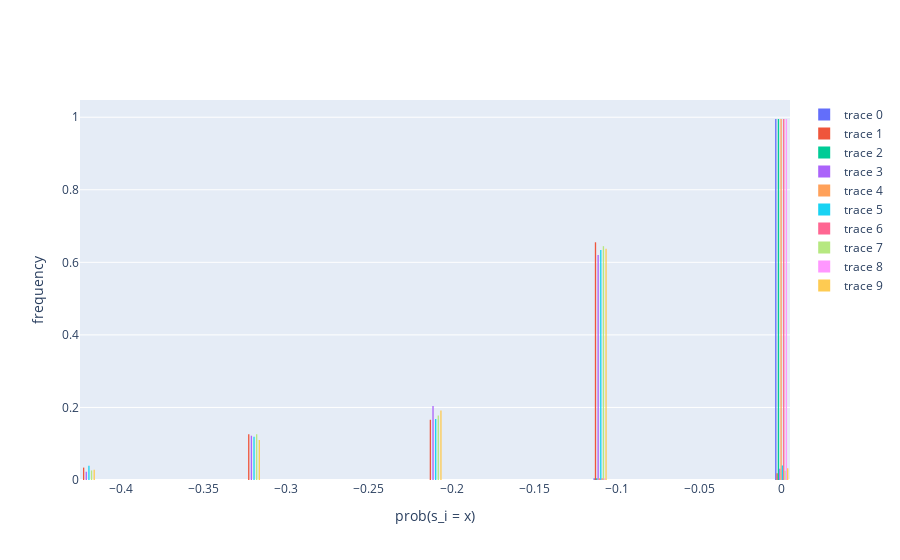

The notebook cell this image was saved under:
### Code cell
# gamma = .1
# mu    = .1

# fig = go.Figure()

# m = Pottsis(graph = g, eta = gamma, mu = mu, \
#             updateType = 'async')
# for i in range(5):
#     m.reset()
#     init_energies = m.get_energy()
#     m.simulate(200)
#     after_energies = m.get_energy()
# # fig = px.line(init_energies)

#     fig.add_trace(go.Histogram(x = init_energies, histnorm='probability'))
#     fig.add_trace(go.Histogram(x = after_energies, histnorm='probability'))
# fig.update_layout(\
#          xaxis = dict(title = 'prob(s_i = x)'),\
#          yaxis = dict(title = 'frequency'),\
#          )
# fig.show()

# print(init_energies, after_energies)
# print(np.unique(m.states))

### Figure 1 — Plotly figure (JSON) as saved in the notebook; plotly's stock layout.template omitted (floating-point values rounded to 4 significant figures; data arrays with more than 128 entries replaced by an {"elided": "..."} marker saying what was removed)
{"data": [{"histnorm": "probability", "type": "histogram", "x": {"elided": "1024 float values"}}, {"histnorm": "probability", "type": "histogram", "x": {"elided": "1024 float values"}}, {"histnorm": "probability", "type": "histogram", "x": {"elided": "1024 float values"}}, {"histnorm": "probability", "type": "histogram", "x": {"elided": "1024 float values"}}, {"histnorm": "probability", "type": "histogram", "x": {"elided": "1024 float values"}}, {"histnorm": "probability", "type": "histogram", "x": {"elided": "1024 float values"}}, {"histnorm": "probability", "type": "histogram", "x": {"elided": "1024 float values"}}, {"histnorm": "probability", "type": "histogram", "x": {"elided": "1024 float values"}}, {"histnorm": "probability", "type": "histogram", "x": {"elided": "1024 float values"}}, {"histnorm": "probability", "type": "histogram", "x": {"elided": "1024 float values"}}], "layout": {"autosize": true, "xaxis": {"autorange": true, "range": [-0.425, 0.005], "title": {"text": "prob(s_i = x)"}, "type": "linear"}, "yaxis": {"autorange": true, "range": [0, 1.047], "title": {"text": "frequency"}}}}
